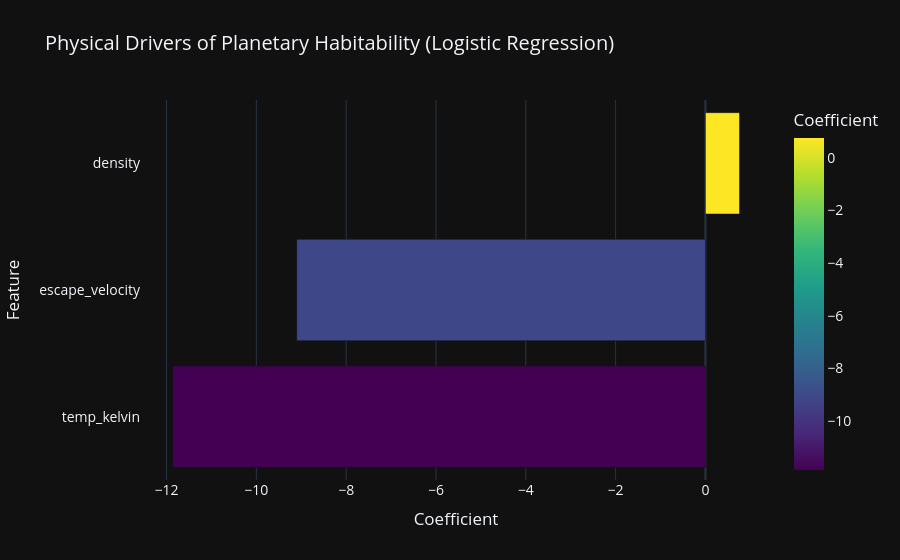

The notebook cell saved with this chart:
### Code cell
import pandas as pd
import plotly.express as px

coef_df = pd.DataFrame({
    "Feature": features,
    "Coefficient": log_model_ros.coef_[0]
}).sort_values(by="Coefficient")

fig = px.bar(
    coef_df,
    x="Coefficient",
    y="Feature",
    orientation="h",
    color="Coefficient",
    color_continuous_scale="viridis",
    title="Physical Drivers of Planetary Habitability (Logistic Regression)"
)

fig.update_layout(
    template="plotly_dark",
    font=dict(size=14)
)

fig.show()

# Positive coefficients indicate physical properties that increase habitability probability, while negative coefficients suppress it, 
# making the model directly interpretable in terms of planetary physics.

### Figure 1 — Plotly figure (JSON) as saved in the notebook; plotly's stock layout.template omitted (floating-point values rounded to 4 significant figures)
{"data": [{"hovertemplate": "Coefficient=%{marker.color}<br>Feature=%{y}<extra></extra>", "legendgroup": "", "marker": {"color": [-11.87, -9.101, 0.7585], "coloraxis": "coloraxis", "pattern": {"shape": ""}}, "name": "", "orientation": "h", "showlegend": false, "textposition": "auto", "type": "bar", "x": [-11.87, -9.101, 0.7585], "xaxis": "x", "y": ["temp_kelvin", "escape_velocity", "density"], "yaxis": "y"}], "layout": {"barmode": "relative", "coloraxis": {"colorbar": {"title": {"text": "Coefficient"}}, "colorscale": [[0, "#440154"], [0.1111, "#482878"], [0.2222, "#3e4989"], [0.3333, "#31688e"], [0.4444, "#26828e"], [0.5556, "#1f9e89"], [0.6667, "#35b779"], [0.7778, "#6ece58"], [0.8889, "#b5de2b"], [1, "#fde725"]]}, "font": {"size": 14}, "legend": {"tracegroupgap": 0}, "title": {"text": "Physical Drivers of Planetary Habitability (Logistic Regression)"}, "xaxis": {"anchor": "y", "domain": [0, 1], "title": {"text": "Coefficient"}}, "yaxis": {"anchor": "x", "domain": [0, 1], "title": {"text": "Feature"}}}}
